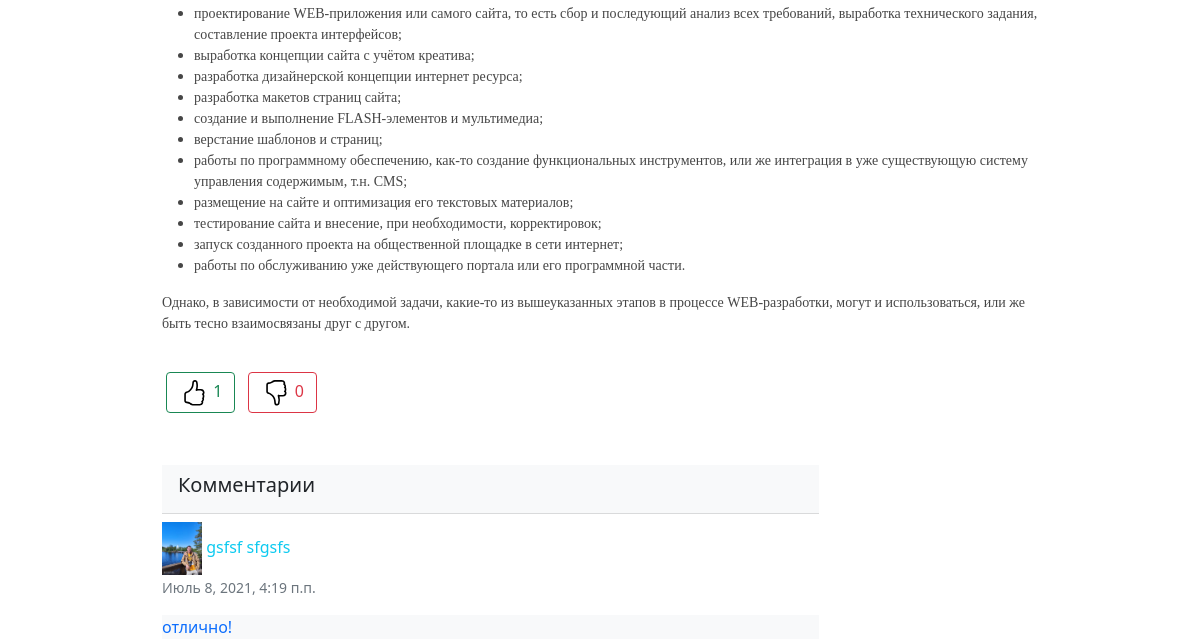
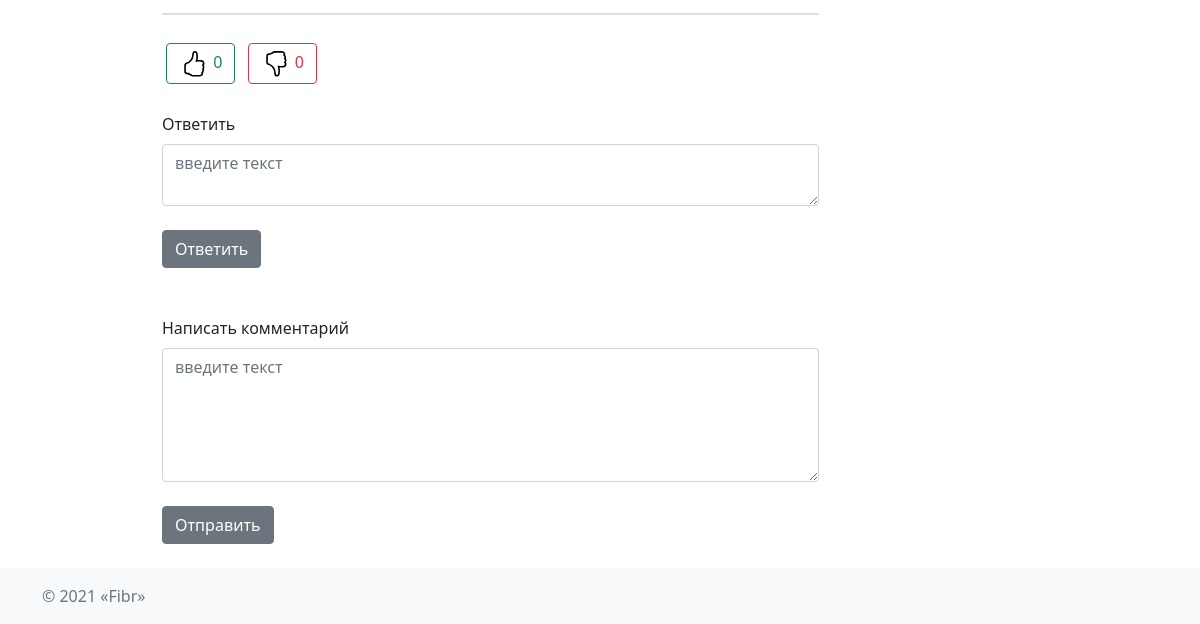
Before: /article/14/ (lower part) with the older database file (2 pictures, top to bottom).
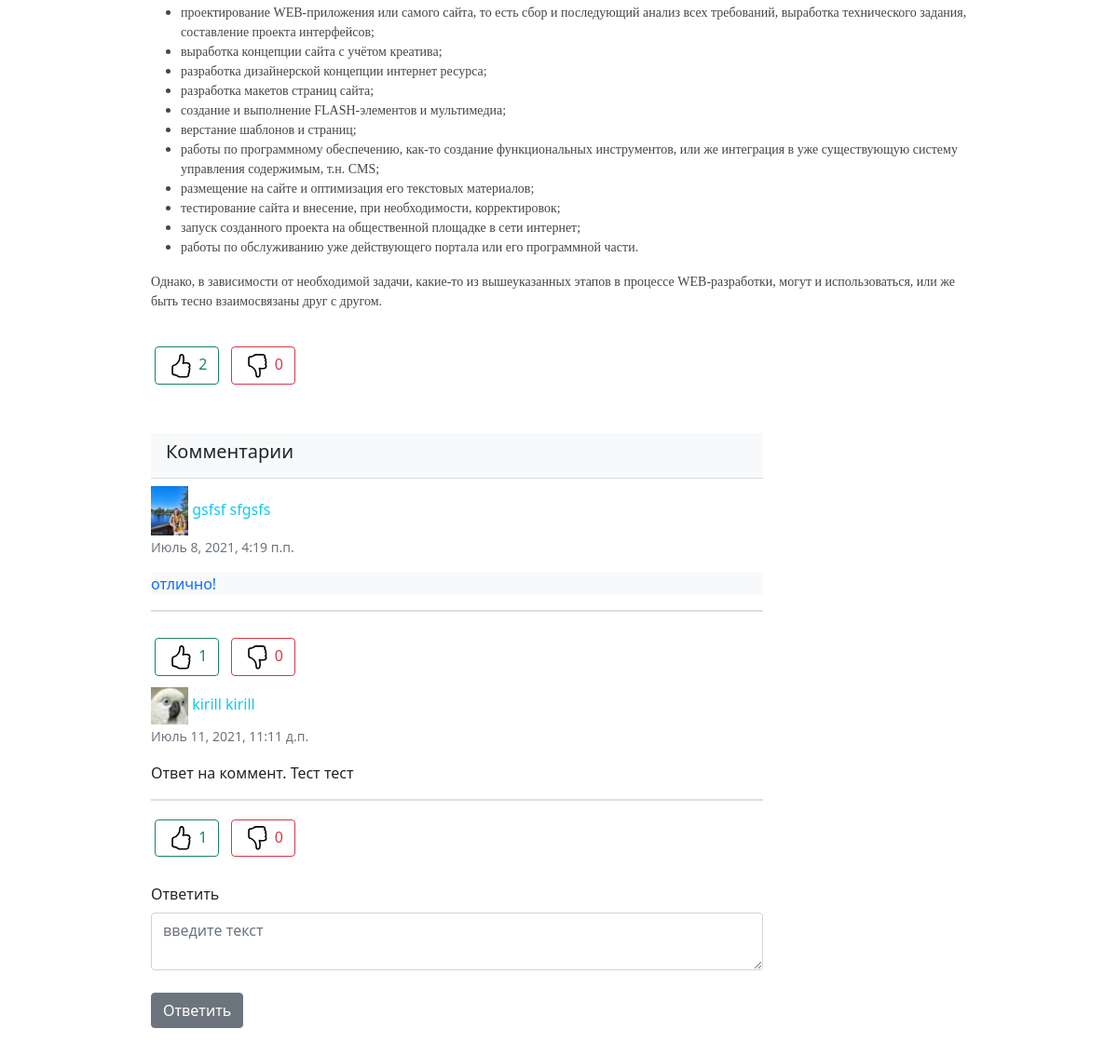
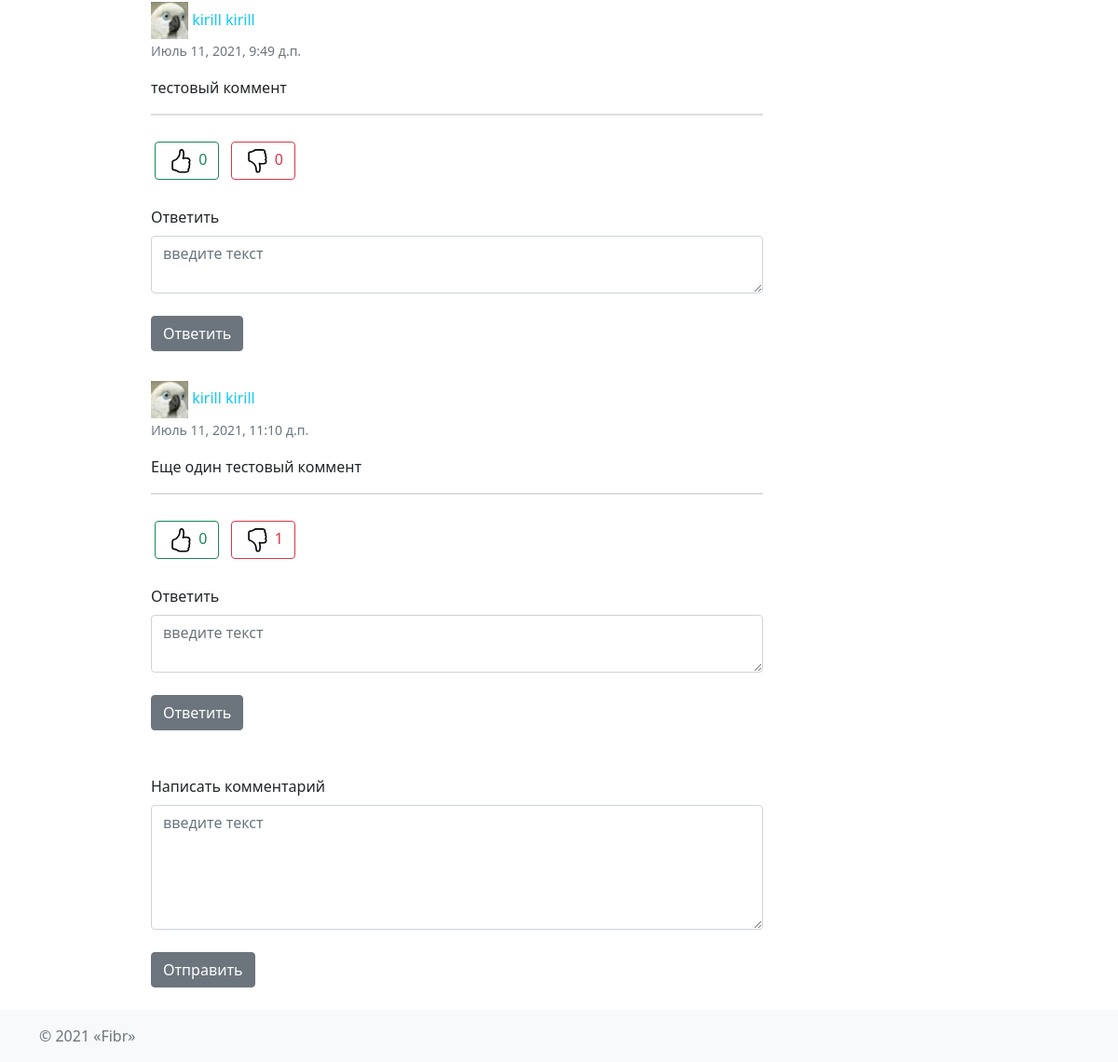
After: the same page with the newer database file (2 pictures, top to bottom).
### article/models.py (models this page shows, shortened)
class Article(models.Model):
    user = models.ForeignKey(User, on_delete=models.CASCADE)
    topic = models.ForeignKey(Topic, on_delete=models.CASCADE, verbose_name='Раздел')
    title = models.CharField(max_length=64, unique=True, verbose_name='Название')
    content = models.TextField(blank=True, verbose_name='Статья')
    image = models.ImageField(upload_to='article_images', blank=True, verbose_name='Фото')
    is_active = models.BooleanField(default=True, verbose_name='Активна', db_index=True)
    is_published = models.BooleanField(default=False, verbose_name='Опубликовать', db_index=True)
    created_at = models.DateTimeField(auto_now_add=True)
    updated_at = models.DateTimeField(auto_now=True)
    class Meta:
        verbose_name = 'Статья'
        verbose_name_plural = 'Статьи'
    def get_total_likes(self):
        likes = Like.objects.filter(article=self, is_liked=True, is_for_comment=False)
        return len(likes)
    def get_total_dislikes(self):
        likes = Like.objects.filter(article=self, is_disliked=True, is_for_comment=False)
        return len(likes)

class Comment(models.Model):
    user = models.ForeignKey(User, on_delete=models.CASCADE)
    article = models.ForeignKey(Article, on_delete=models.CASCADE)
    text = models.TextField(blank=True)
    created_at = models.DateTimeField(auto_now_add=True)
    updated_at = models.DateTimeField(auto_now=True)
    is_for_comment = models.BooleanField(default=False)
    @property
    def get_author_name(self):
        author_name = self.user.get_full_name()
        return author_name
    @property
    def get_author_avatar(self):
        author_avatar = self.user.image
        return author_avatar
    def get_total_likes(self):
        likes = CommentsLike.objects.filter(comment=self, is_liked=True)
        return len(likes)
    def get_total_dislikes(self):
        likes = CommentsLike.objects.filter(comment=self, is_disliked=True)
        return len(likes)
    @property
    def get_comments(self):
        comment_replies = CommentOnComment.objects.filter(comment=self)
        return comment_replies

class CommentOnComment(Comment):
    comment = models.ForeignKey(Comment, on_delete=models.CASCADE, related_name='comments')

### authapp/models.py (models this page shows, shortened)
class User(AbstractUser):
    image = models.ImageField(upload_to='users_avatars', blank=True, default='users_avatars/default.jpg')
    birthday = models.DateField(blank=True, null=True)
    def __str__(self):
        return self.username

### article/views.py (the view)
# urls.py: path('<int:pk>/', article.ArticleView.as_view(), name='article'),
class ArticleView(DetailView):
    model = Article
    template_name = 'article/article.html'
    def get_context_data(self, **kwargs):
        context = super().get_context_data(**kwargs)
        context['articles'] = Article.objects.filter(topic=self.kwargs.get('pk'))
        context['comments'] = Comment.objects.filter(article=self.kwargs.get('pk'), is_for_comment=False)
        return context

### context_processor.py (called while the page is built)
def topic_list(request):
    return {"topic_list": Topic.objects.all()}

### hub/models.py (called while the page is built)
    def __str__(self):
        return self.name

### article/templates/article/article.html (shortened to what this page needs)
{% extends 'article/base.html' %}
{% load static %}
{% block content %}
    <div class="container w-75">
        <p class="text w-75 pt-3"
           style="line-height: 1.70;font-size: 18px;overflow-wrap: break-word;"> {{ article.content | safe }}</p>
        <div class="panel-heading w-75 mt-4">
            <form action="{% url 'article:like_article' article.pk %}" method="POST">
                <button class="btn btn-outline-success m-1" type="submit" name="like_action" value="like">
                    {{ article.get_total_likes }}</button>
                <button class="btn btn-outline-danger m-1" type="submit" name="like_action" value="dislike">
                    {{ article.get_total_dislikes }}</button>
            </form>
        </div>
        <div class="card-header mt-5 w-75 bg-light">
            <p class="h5"> Комментарии</p>
        </div>
        {% include 'article/includes/inc_comments.html' %}
        <form class="form" action="{% url 'article:comment_article' article.pk %}" method="POST">
            <div class="form-body">
                <div class="form-group">
                    <label class="mt-4 w-75" for="review-desc-comment">Написать комментарий
                    </label>
                    <textarea class="form-control w-75 mt-2" id="review-desc-comment" name="text"
                              placeholder="введите текст" rows="5"></textarea>
                </div>
                <button class="btn btn-secondary mt-4 mb-4" type="submit">
                    Отправить
                </button>
            </div>
        </form>
    </div>
{% endblock %}

### article/templates/article/base.html (shortened to what this page needs)
{% load static %}
<!DOCTYPE html>
<html lang="en">
<head>
    <link href="{% static 'css/header.css' %}" rel="stylesheet"/>
</head>
<body>
{% block content %} {% endblock %}
<footer class="footer mt-auto py-3 bg-light">
    <div class="container">
        <span class="text-muted">© 2021 «Fibr»</span>
    </div>
</footer>
</body>
</html>

### article/templates/article/includes/inc_comments.html (shortened to what this page needs)
{% for comment in comments %}
    <header class="accordion-header mt-2 w-75">
        <a href="user" class="text-info" title="Автор публикации" style="text-decoration: none;">
            <img src="/media/{{ comment.get_author_avatar }}" width="40" height="40" class="img-fluid"
                 alt="img">
            <span class="text">{{ comment.get_author_name }}</span>
        </a>
        <p class="timelist text-muted"><small>{{ comment.created_at }}</small></p>
    </header>
    <div class="media-list media-bordered mt-2 w-75">
        <div class="media">
            <div class="media-body {% if comment.user.pk == article.user.pk %}bg-light text-primary{% endif %}">
                {{ comment.text }}
            </div>
            <hr style="border: 1px solid grey;">
        </div>
    </div>
    <div class="panel-heading w-75 mt-4">
        <form action="{% url 'article:like_comment' comment.pk %}" method="POST">
            <button class="btn btn-outline-success m-1" type="submit" name="like_action" value="like">
                {{ comment.get_total_likes }}</button>
            <button class="btn btn-outline-danger m-1" type="submit" name="like_action" value="dislike">
                {{ comment.get_total_dislikes }}</button>
        </form>
        </div>
    {% for reply in comment.get_comments %}
        <header class="accordion-header mt-2 w-75">
            <a href="user" class="text-info" title="Автор публикации" style="text-decoration: none;">
                <img src="/media/{{ reply.get_author_avatar }}" width="40" height="40" class="img-fluid"
                     alt="img">
                <span class="text">{{ reply.get_author_name }}</span>
            </a>
            <p class="timelist text-muted"><small>{{ reply.created_at }}</small></p>
        </header>
        <div class="media-list media-bordered mt-2 w-75">
            <div class="media">
                <div class="media-body {% if reply.user.pk == article.user.pk %}bg-light text-primary{% endif %}">
                    {{ reply.text }}
                </div>
                <hr style="border: 1px solid grey;">
            </div>
        </div>
        <form action="{% url 'article:like_comment' reply.pk %}" method="POST">
            <button class="btn btn-outline-success m-1" type="submit" name="like_action" value="like">
                {{ reply.get_total_likes }}</button>
            <button class="btn btn-outline-danger m-1" type="submit" name="like_action" value="dislike">
                {{ reply.get_total_dislikes }}</button>
        </form>
    {% endfor %}
    <form class="form" action="{% url 'article:reply_comment' comment.pk %}" method="POST">
        <div class="form-body">
            <div class="form-group">
                <label class="mt-4 w-75" for="review-desc-comment">Ответить
                </label>
                <textarea class="form-control w-75 mt-2" id="review-desc-comment" name="text"
                          placeholder="введите текст" rows="2"></textarea>
            </div>
            <button class="btn btn-secondary mt-4 mb-4" type="submit">
                Ответить
            </button>
        </div>
    </form>
{% endfor %}

Changed rows visible on the page:
computed for Article: get_total_likes "1" → "2"
computed for Comment "отлично!": get_total_likes "0" → "1"
added CommentOnComment: get_author_avatar (picture), get_author_name "kirill kirill", created_at "Июль 11, 2021, 11:11 д.п.", text "Ответ на коммент. Тест тест", get_total_likes "1", get_total_dislikes "0", shown under Comment "отлично!"
added Comment: get_author_avatar (picture), get_author_name "kirill kirill", created_at "Июль 11, 2021, 9:49 д.п.", text "тестовый коммент", get_total_likes "0", get_total_dislikes "0"
added Comment: get_author_avatar (picture), get_author_name "kirill kirill", created_at "Июль 11, 2021, 11:10 д.п.", text "Еще один тестовый коммент", get_total_likes "0", get_total_dislikes "1"
